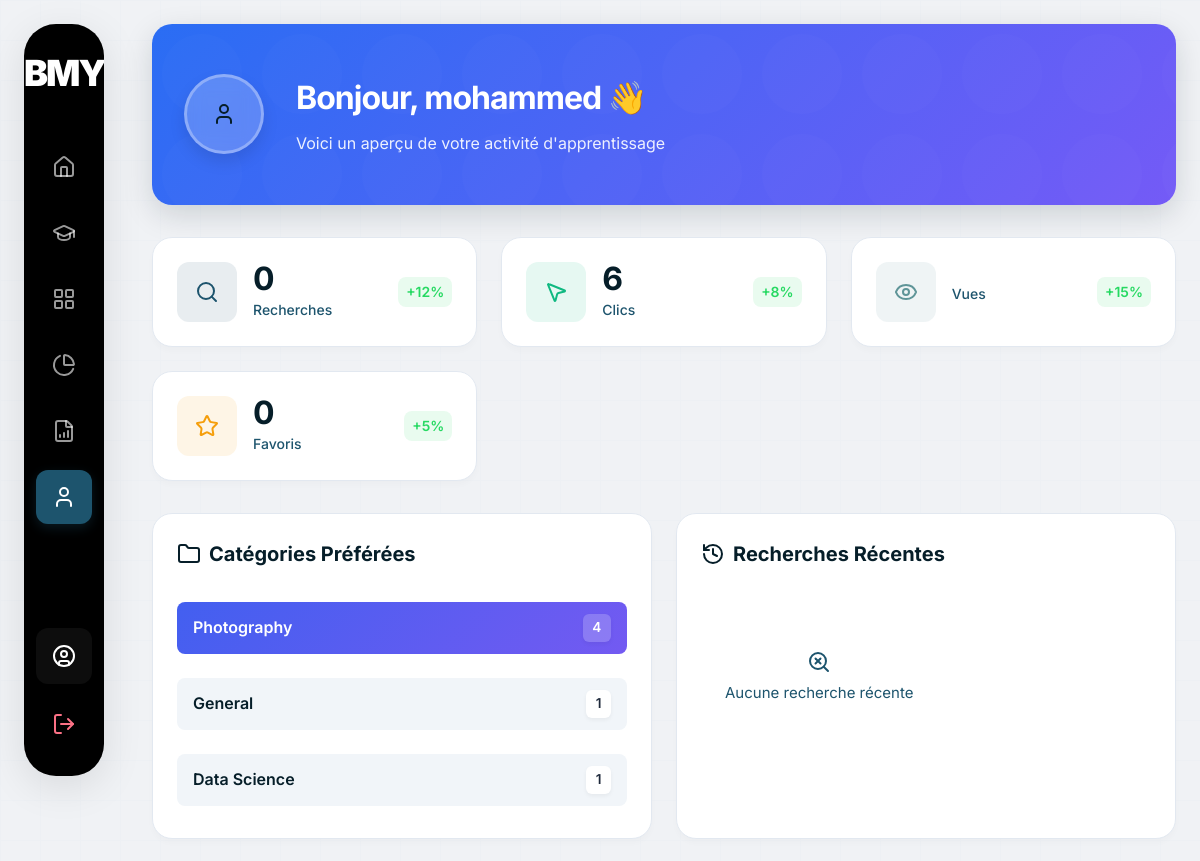
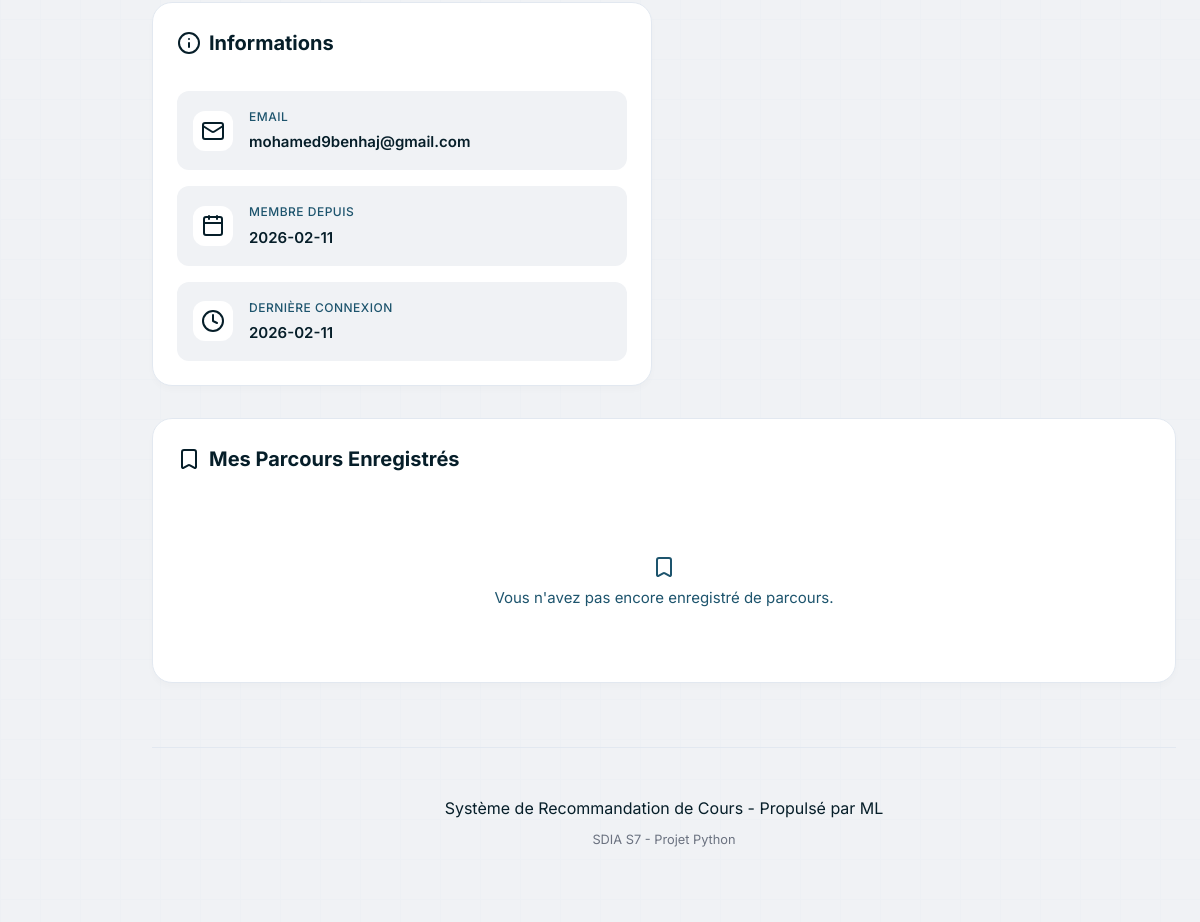
Screenshot of /profile (signed in) with the database file from the repository (2 pictures, top to bottom).
### tables this page shows
CREATE TABLE users (
                id INTEGER PRIMARY KEY AUTOINCREMENT,
                username TEXT UNIQUE NOT NULL,
                email TEXT UNIQUE NOT NULL,
                password TEXT NOT NULL,
                created_at TEXT NOT NULL,
                last_login TEXT
            );

CREATE TABLE clicks (
                id INTEGER PRIMARY KEY AUTOINCREMENT,
                user_id INTEGER NOT NULL,
                course_id INTEGER NOT NULL,
                course_title TEXT,
                category TEXT,
                level TEXT,
                platform TEXT,
                timestamp TEXT NOT NULL,
                FOREIGN KEY (user_id) REFERENCES users(id)
            );

### app.py (the view)
@app.route('/profile')
@login_required
def profile():
    username = get_current_user()
    user = user_manager.get_user(username)
    if not user:
        flash("Utilisateur introuvable. Veuillez vous reconnecter.")
        return redirect(url_for('logout'))
    stats = user_manager.get_user_stats(username)
    prefs = user_manager.get_preferences(username)
    saved_paths = user_manager.get_saved_paths(username)
    return render_template('profile.html',
                         username=username,
                         user=user,
                         stats=stats,
                         preferences=prefs,
                         saved_paths=saved_paths)

### app.py (called while the page is built)
def login_required(f):
    @wraps(f)
    def decorated_function(*args, **kwargs):
        if 'username' not in session:
            return redirect(url_for('login'))
        return f(*args, **kwargs)
    return decorated_function

def get_current_user():
    return session.get('username')

### database.py (called while the page is built)
    def get_connection(self):
        conn = sqlite3.connect(self.db_path)
        conn.row_factory = sqlite3.Row
        return conn

    def get_user(self, username):
        conn = self.get_connection()
        cursor = conn.cursor()
        cursor.execute('''
            SELECT id, username, email, created_at, last_login
            FROM users WHERE username = ?
        ''', (username,))
        user = cursor.fetchone()
        conn.close()
        if user:
            return dict(user)
        return None

    def get_user_id(self, username):
        user = self.get_user(username)
        return user['id'] if user else None

    def get_recent_searches(self, username, limit=10):
        user_id = self.get_user_id(username)
        if not user_id:
            return []
        conn = self.get_connection()
        cursor = conn.cursor()
        cursor.execute('''
            SELECT query FROM searches
            WHERE user_id = ?
            ORDER BY timestamp DESC
            LIMIT ?
        ''', (user_id, limit))
        searches = [row['query'] for row in cursor.fetchall()]
        conn.close()
        return searches

    def get_top_categories(self, username, limit=5):
        prefs = self.get_user_preferences(username)
        categories = prefs['categories']
        sorted_cats = sorted(categories.items(), key=lambda x: x[1], reverse=True)
        return [cat[0] for cat in sorted_cats[:limit]]

    def get_saved_paths(self, username):
        user_id = self.get_user_id(username)
        if not user_id:
            return []
        conn = self.get_connection()
        cursor = conn.cursor()
        cursor.execute('''
            SELECT * FROM saved_paths
            WHERE user_id = ?
            ORDER BY timestamp DESC
        ''', (user_id,))
        paths = []
        import json
        for row in cursor.fetchall():
            path = dict(row)
            try:
                path['path_data'] = json.loads(path['path_data'])
            except:
                path['path_data'] = []
            paths.append(path)
        conn.close()
        return paths

### user_manager.py (called while the page is built)
    def get_user(self, username):
        return self.db.get_user(username)

### templates/profile.html (shortened to what this page needs)
{% extends 'base.html' %}
{% block content %}
<link rel="stylesheet" href="{{ url_for('static', filename='css/profile.css') }}">
<section class="profile-hero">
    <div class="profile-hero-content">
        <div class="profile-avatar">
            <i data-lucide="user"></i>
        </div>
        <div class="profile-hero-text">
            <h1 class="profile-hero-title">Bonjour, {{ username }} 👋</h1>
            <p class="profile-hero-subtitle">Voici un aperçu de votre activité d'apprentissage</p>
        </div>
    </div>
</section>
<div class="profile-container">
    <div class="stats-grid">
        <div class="stat-card stat-searches">
            <div class="stat-icon-wrapper">
                <i data-lucide="search"></i>
            </div>
            <div class="stat-content">
                <div class="stat-value">{{ stats.total_searches }}</div>
                <div class="stat-label">Recherches</div>
            </div>
            <div class="stat-trend">+12%</div>
        </div>
        <div class="stat-card stat-clicks">
            <div class="stat-icon-wrapper">
                <i data-lucide="mouse-pointer-2"></i>
            </div>
            <div class="stat-content">
                <div class="stat-value">{{ stats.total_clicks }}</div>
                <div class="stat-label">Clics</div>
            </div>
            <div class="stat-trend">+8%</div>
        </div>
        <div class="stat-card stat-views">
            <div class="stat-icon-wrapper">
                <i data-lucide="eye"></i>
            </div>
            <div class="stat-content">
                <div class="stat-label">Vues</div>
            </div>
            <div class="stat-trend">+15%</div>
        </div>
        <div class="stat-card stat-favorites">
            <div class="stat-icon-wrapper">
                <i data-lucide="star"></i>
            </div>
            <div class="stat-content">
                <div class="stat-value">{{ stats.total_favorites }}</div>
                <div class="stat-label">Favoris</div>
            </div>
            <div class="stat-trend">+5%</div>
        </div>
    </div>
    <div class="profile-main-grid">
        <div class="profile-card preferences-card">
            <div class="card-header">
                <h2><i data-lucide="folder"></i> Catégories Préférées</h2>
            </div>
            <div class="prefs-list">
                {% for cat, count in preferences.categories.items() %}
                <div class="pref-item" style="{% if loop.first %}background: linear-gradient(135deg, hsl(230, 85%, 60%), hsl(250, 85%, 65%)); color:white;{% else %}background: #f1f5f9; color: #1e293b;{% endif %} display: flex; justify-content: space-between; align-items: center; padding: 0.75rem 1rem; border-radius: 8px; margin-bottom: 0.5rem; font-weight: 600;">
                    <span class="pref-name" style="{% if loop.first %}color:white;{% endif %}">{{ cat }}</span>
                    <span class="pref-count" style="{% if loop.first %}background: rgba(255,255,255,0.2); color:white;{% else %}background: white; color: #1e293b;{% endif %} padding: 0.2rem 0.6rem; border-radius: 6px; font-size: 0.85rem;">{{ count }}</span>
                </div>
                {% else %}
                <div class="empty-state">
                    <i data-lucide="folder-open"></i>
                    <p>Explorez des cours pour voir vos préférences!</p>
                </div>
                {% endfor %}
            </div>
        </div>
        <div class="profile-card searches-card">
            <div class="card-header">
                <h2><i data-lucide="history"></i> Recherches Récentes</h2>
            </div>
            <div class="search-history">
                {% for search in stats.recent_searches %}
                <span class="search-tag">
                    <i data-lucide="search" size="14"></i>
                    {{ search }}
                </span>
                {% else %}
                <div class="empty-state">
                    <i data-lucide="search-x"></i>
                    <p>Aucune recherche récente</p>
                </div>
                {% endfor %}
            </div>
        </div>
        <div class="profile-card info-card">
            <div class="card-header">
                <h2><i data-lucide="info"></i> Informations</h2>
            </div>
            <div class="info-list">
                <div class="info-row">
                    <div class="info-icon"><i data-lucide="mail"></i></div>
                    <div class="info-content">
                        <span class="info-label">Email</span>
                        <span class="info-value">{{ user.email }}</span>
                    </div>
                </div>
                <div class="info-row">
                    <div class="info-icon"><i data-lucide="calendar"></i></div>
                    <div class="info-content">
                        <span class="info-label">Membre depuis</span>
                        <span class="info-value">{{ user.created_at[:10] }}</span>
                    </div>
                </div>
                <div class="info-row">
                    <div class="info-icon"><i data-lucide="clock"></i></div>
                    <div class="info-content">
                        <span class="info-label">Dernière connexion</span>
                        <span class="info-value">{{ user.last_login[:10] if user.last_login else 'N/A' }}</span>
                    </div>
                </div>
            </div>
        </div>
    </div>
    <div class="profile-card saved-paths-card" style="margin-top: 2rem;">
        <div class="card-header">
            <h2><i data-lucide="bookmark"></i> Mes Parcours Enregistrés</h2>
        </div>
        <div class="saved-paths-list" style="display: grid; gap: 1.5rem;">
            {% for path in saved_paths %}
            <div class="saved-path-item" style="border: 1px solid var(--border); border-radius: var(--radius-md); padding: 1rem; background: var(--bg-secondary);">
                <div style="display: flex; justify-content: space-between; align-items: center; margin-bottom: 1rem;">
                    <div>
                        <h3 style="font-size: 1.1rem; margin: 0 0 0.25rem 0;">{{ path.category }}</h3>
                        <span style="font-size: 0.8rem; color: var(--text-muted);">Enregistré le {{ path.timestamp[:10] }}</span>
                    </div>
                    <button class="btn-search" onclick="togglePath('path-{{ path.id }}')" style="font-size: 0.8rem; padding: 0.25rem 0.75rem;">Voir le détail</button>
                </div>
                <div id="path-{{ path.id }}" style="display: none; margin-top: 1rem; border-top: 1px solid var(--border); padding-top: 1rem;">
                    {% for step in path.path_data %}
                    <div style="display: flex; align-items: center; gap: 1rem; margin-bottom: 0.75rem;">
                        <span style="background: var(--primary); color: white; width: 24px; height: 24px; border-radius: 50%; display: flex; align-items: center; justify-content: center; font-size: 0.75rem; font-weight: bold;">{{ step.step }}</span>
                        <div>
                            <div style="font-weight: 600; font-size: 0.9rem;">{{ step.title }}</div>
                            <div style="font-size: 0.8rem; color: var(--text-muted);">{{ step.level }} • ⭐ {{ step.rating }}</div>
                        </div>
                        <a href="/course/{{ step.course_id }}" style="margin-left: auto; color: var(--primary);"><i data-lucide="external-link" size="16"></i></a>
                    </div>
                    {% endfor %}
                </div>
            </div>
            {% else %}
            <div class="empty-state">
                <i data-lucide="bookmark"></i>
                <p>Vous n'avez pas encore enregistré de parcours.</p>
            </div>
            {% endfor %}
        </div>
    </div>
</div>
{% endblock %}

### static/css/style.css (style rules this page uses)
:root { --primary: #1D546D; --primary-light: #5F9598; --primary-dark: #061E29; --secondary: #10b981; --accent: #5F9598; --sidebar-bg: #000000; --bg-main: #ffffff; --bg-secondary: #f0f2f5; --bg-card: #ffffff; --bg-hover: #f1f5f9; --text-primary: #061E29; --text-secondary: #1D546D; --text-muted: #6b7280; --border: #e2e8f0; --border-light: #f1f5f9; --shadow-sm: 0 1px 3px rgba(6, 30, 41, 0.1); --shadow-md: 0 4px 6px -1px rgba(6, 30, 41, 0.1); --shadow-lg: 0 10px 15px -3px rgba(6, 30, 41, 0.1); --radius-sm: 8px; --radius-md: 12px; --radius-lg: 20px; --radius-full: 9999px; --sidebar-width: 100px; --sidebar-expanded-width: 300px; }
* { margin: 0; padding: 0; box-sizing: border-box; }
html { scroll-behavior: smooth; }
body { font-family: 'Inter', -apple-system, BlinkMacSystemFont, sans-serif; background: var(--bg-secondary); color: var(--text-primary); min-height: 100vh; line-height: 1.6; position: relative; }
body::before { content: ""; position: fixed; top: 0; left: 0; right: 0; bottom: 0; background-image: linear-gradient(var(--border) 1px, transparent 1px), linear-gradient(90deg, var(--border) 1px, transparent 1px); background-size: 40px 40px; opacity: 0.2; pointer-events: none; z-index: -1; }
.info-label { font-size: 0.75rem; color: var(--text-muted); text-transform: uppercase; font-weight: 700; }
.info-value { font-weight: 600; font-size: 1rem; }
@media (max-width: 1200px) { :root { --sidebar-width: 80px; --sidebar-expanded-width: 80px; } }

### rows the page displays
users: username "mohammed", email "mohamed9benhaj@gmail.com", created_at "2026-02-11", last_login "2026-02-11"
clicks: category "Photography", id "4"
clicks: category "General", user "1"
clicks: category "Data Science", count "1"

### other values shown
{{ stats.total_searches }} "0"
{{ stats.total_clicks }} "6"
{{ stats.total_favorites }} "0"
